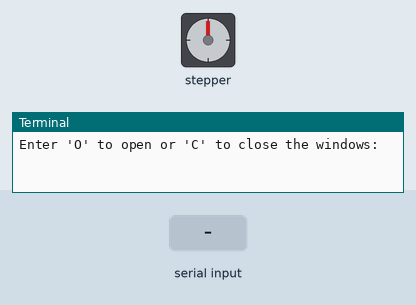
A program run on a simulated Raspberry Pi (header pin numbers). Shown: stepper motor, the last lines printed to the terminal. The test bench sets the inputs (shaded band). The stepper is drawn at 2048 steps a turn. At 5.5 s the program stops and its outputs stay as they are.

Above: at 1.2 s.
1.3 s: "O" typed at the terminal, then Enter
At 1.45 s:
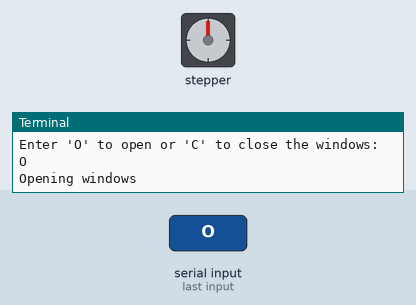
At 2.05 s:
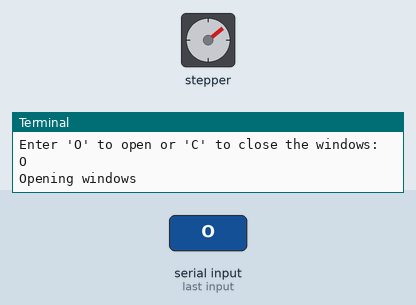
Timing chart, 0 to 7.0 s (numbered marks = the images above; inputs shaded):
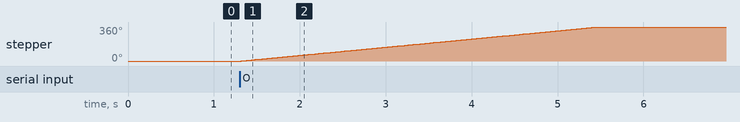

The program:

step.py
```python
import RPi.GPIO as GPIO
import time

ControlPin = [7, 11, 13, 15]

GPIO.setmode(GPIO.BOARD)

def actionWindows(action):
    seq = [[0]*4]*8
    if action == "open":
        print("Opening windows")
        seq = [ [1,0,0,0],
                [1,1,0,0],
                [0,1,0,0],
                [0,1,1,0],
                [0,0,1,0],
                [0,0,1,1],
                [0,0,0,1],
                [1,0,0,1] ]

    elif action == "close":
        print("Closing windows")
        seq = [ [1,0,0,1],
                [0,0,0,1],
                [0,0,1,1],
                [0,0,1,0],
                [0,1,1,0],
                [0,1,0,0],
                [1,1,0,0],
                [1,0,0,0] ]

    for i in range(512 * 1):  # 512 steps for one full rotation, * 2 for two rotations
        for halfStep in range(8):
            for pin in range(4):
                GPIO.output(ControlPin[pin], seq[halfStep][pin])
            time.sleep(0.001)

for pin in ControlPin:
    GPIO.setup(pin, GPIO.OUT)
    GPIO.output(pin, 0)

try:
    while True:
        command = input("Enter 'O' to open or 'C' to close the windows: ").strip().upper()
        if command == 'O':
            actionWindows("open")
        elif command == 'C':
            actionWindows("close")
        else:
            print("Invalid input. Please enter 'O' or 'C'.")
except Exception as e:
    print(e)
finally:
    GPIO.cleanup()
```

Measured:
- after the input at 1.3 s, stepper: turns 360° clockwise in 4.1 s, starting at once
